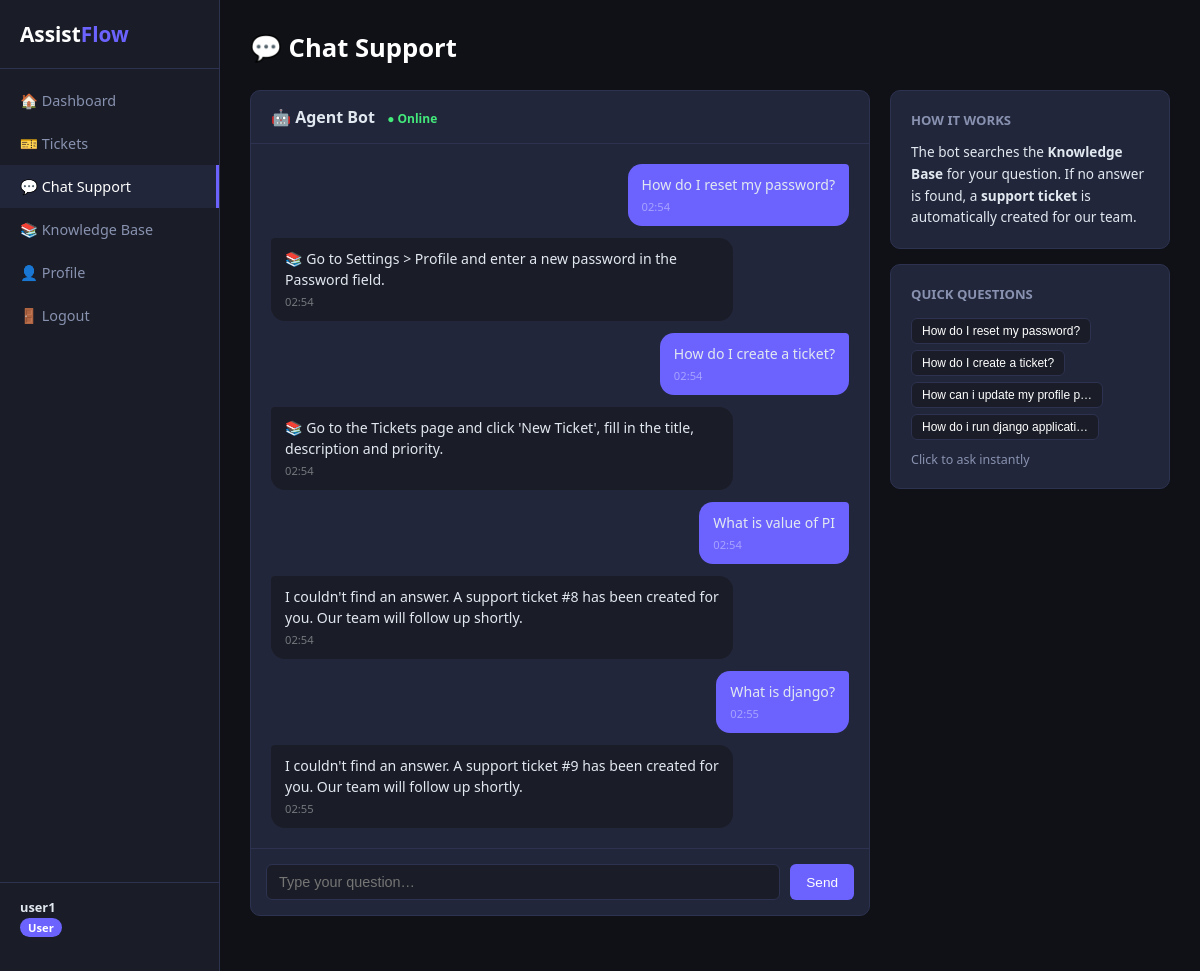
The page /chat/ (signed in) on the database as committed earlier.
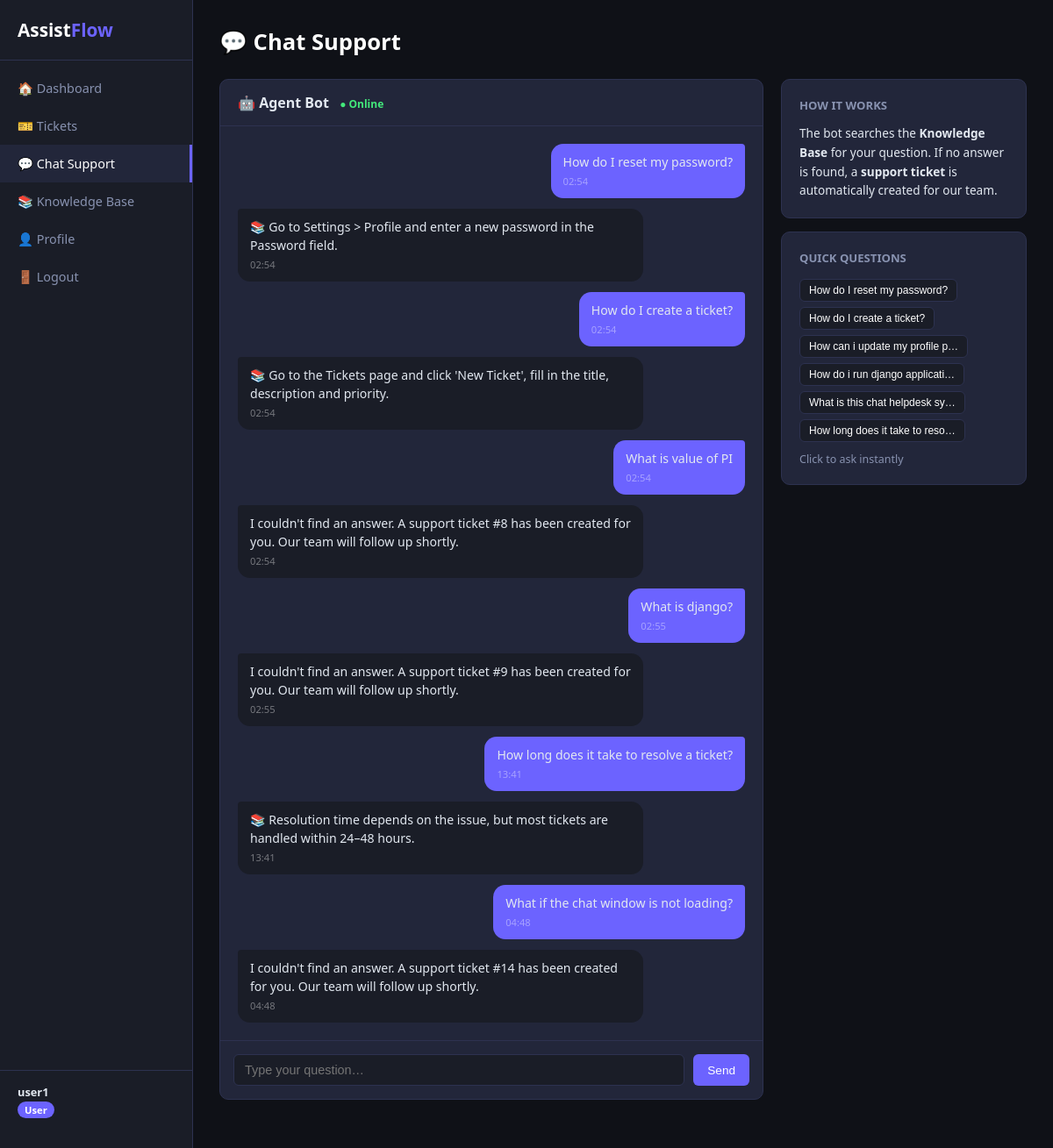
The same page on the database as committed later.
### core/models.py (models this page shows, shortened)
class Message(models.Model):
    ticket = models.ForeignKey(Ticket, on_delete=models.CASCADE, related_name='messages', null=True, blank=True)
    sender = models.ForeignKey(User, on_delete=models.CASCADE)
    content = models.TextField()
    is_bot = models.BooleanField(default=False)
    created_at = models.DateTimeField(auto_now_add=True)
    class Meta:
        ordering = ['created_at']

class KnowledgeBase(models.Model):
    question = models.CharField(max_length=300)
    answer = models.TextField()
    keywords = models.CharField(max_length=300, blank=True, help_text="Comma-separated keywords")
    created_at = models.DateTimeField(auto_now_add=True)

### core/views.py (the view)
# urls.py: path('chat/', views.chat_view, name='chat'),
@login_required
def chat_view(request):
    messages = Message.objects.filter(sender=request.user, ticket__isnull=True).order_by('created_at')
    kb_suggestions = KnowledgeBase.objects.all()[:6]
    return render(request, 'core/chat.html', {'messages': messages, 'kb_suggestions': kb_suggestions})

### core/templates/core/chat.html (shortened to what this page needs)
{% extends 'core/base.html' %}
{% block content %}
<div class="page-title">💬 Chat Support</div>
<div class="chat-layout">
  <div class="card chat-card">
    <div class="chat-header">
      🤖 Agent Bot <span style="font-size:.75rem;color:var(--green);margin-left:8px">● Online</span>
    </div>
    <div id="chatBox" class="chat-box">
      {% for m in messages %}
      <div style="display:flex;{% if not m.is_bot %}justify-content:flex-end{% endif %}">
        <div style="max-width:80%;padding:10px 14px;border-radius:{% if m.is_bot %}4px 14px 14px 14px{% else %}14px 4px 14px 14px{% endif %};background:{% if m.is_bot %}var(--surface){% else %}var(--accent){% endif %};font-size:.88rem;line-height:1.5">
          {{ m.content }}
          <div style="font-size:.7rem;color:rgba(255,255,255,.4);margin-top:4px">{{ m.created_at|date:"H:i" }}</div>
        </div>
      </div>
      {% empty %}
      <div style="text-align:center;color:var(--muted);margin-top:40px">
        <div style="font-size:3rem">🤖</div>
        <p style="margin-top:10px">Hi! I'm your support bot.<br>Ask me anything — I'll search the knowledge base for you.</p>
      </div>
      {% endfor %}
    </div>
    <div class="chat-input-row">
      <input type="text" id="msgInput" placeholder="Type your question…" onkeydown="if(event.key==='Enter')sendMsg()">
      <button class="btn" onclick="sendMsg()">Send</button>
    </div>
  </div>
  <div class="chat-side">
    <div class="card">
      <h4 style="margin-bottom:12px;color:var(--muted);font-size:.82rem;text-transform:uppercase">How it works</h4>
      <p style="font-size:.85rem;color:var(--text);line-height:1.6">The bot searches the <strong>Knowledge Base</strong> for your question. If no answer is found, a <strong>support ticket</strong> is automatically created for our team.</p>
    </div>
    <div class="card" style="margin-top:15px">
      <h4 style="margin-bottom:12px;color:var(--muted);font-size:.82rem;text-transform:uppercase">Quick Questions</h4>
      {% for entry in kb_suggestions %}
      <button class="btn btn-sm" style="margin:3px 3px 3px 0;background:var(--surface);border:1px solid var(--border)" onclick="document.getElementById('msgInput').value='{{ entry.question|escapejs }}';sendMsg()">{{ entry.question|truncatechars:30 }}</button>
      {% endfor %}
      <p style="font-size:.78rem;color:var(--muted);margin-top:8px">Click to ask instantly</p>
    </div>
  </div>
</div>
{% endblock %}

Rows that differ between the two databases and show on the page:
added Message: content "How long does it take to resolve a ticket?", created_at "13:41", is_bot False (drawn)
added Message: content "📚 Resolution time depends on the issue, but most tickets are handled within 24–48 hours.", created_at "13:41", is_bot True (drawn)
added Message: content "What if the chat window is not loading?", created_at "04:48", is_bot False (drawn)
added Message: content "I couldn't find an answer. A support ticket #14 has been created for you. Our team will follow up shortly.", created_at "04:48", is_bot True (drawn)
added KnowledgeBase: question "What is this chat helpdesk sy…"
added KnowledgeBase: question "How long does it take to reso…"
